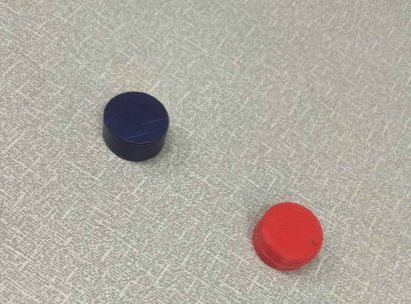
#> input picture image2.png, 411 x 304 px, given in place of the camera
$ python main.py
#> lines starting #> are read from the running program, lines starting #| are printed output that depends on the picture; after the words box and inside, x2 and y2 are one past the last pixel; in counts of white or black regions, pixels touching at a corner belong together
#> further down, img is the input picture: shape (304, 411, 3); mean B, G, R 161.5, 170.5, 176.6
#> `img = cv2.cvtColor(img, cv2.COLOR_BGR2HSV)`: img: shape (304, 411, 3); mean H, S, V 27.8, 25.2, 177.7
import numpy as np
import time
import matplotlib.pyplot as plt
import cv2


#rozmezi barev puku v hsv modrych
low_b = np.array([180, 10, 10])
high_b = np.array([260, 100,100])


low_r = np.array([30,50,100])#deafult 160,50,100
high_r = np.array([190,255,255])


#najde modre puky, a vrati jejich souradnice
def FindBluePucks (image, low, high):
    #color masking
    pucks_cords=[]

    pozicepuku = []

    mask = cv2.inRange(img,low,high)
#> mask: shape (304, 411); every value is 0
    contours, hierarchy = cv2.findContours(mask, cv2.RETR_EXTERNAL, cv2.CHAIN_APPROX_SIMPLE )
#> contours = []
    if len(contours) != 0:
        for contour in contours:
            if cv2.contourArea(contour) > 10000:
                x,y,w,h = cv2.boundingRect(contour)
                p= x,y,w,h
                cv2.rectangle(img, (x,y),(x+w,y+h),(255,255,255),5)
                pozicepuku.append(p)

    i = 0
    for a in pozicepuku:
        x,y,w,h = pozicepuku[i]
        center_x = (x + w/2)
        center_y = (y + h/2)
        print(center_x, center_y)
        cords = center_x,center_y
        pucks_cords.append(cords)
        i = i + 1
    return pucks_cords


def FindRedPucks (image, low, high):
    #color masking
    pucks_cords=[]

    pozicepuku = []

    mask = cv2.inRange(img,low,high)
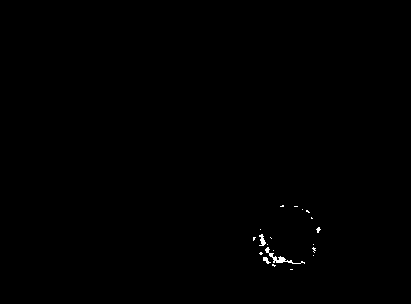
#> mask: shape (304, 411); 0.23% white in thin lines or dots, all inside (x1, y1, x2, y2) = (253, 205, 321, 270)
    contours, hierarchy = cv2.findContours(mask, cv2.RETR_EXTERNAL, cv2.CHAIN_APPROX_SIMPLE )
#> contours = 20 contours, 18 with area under 20; largest, box (x1, y1, x2, y2) and area: (265, 247, 305, 264) 78, (259, 234, 266, 246) 30
    if len(contours) != 0:
        for contour in contours:
            if cv2.contourArea(contour) > 10000:
                x,y,w,h = cv2.boundingRect(contour)
                p= x,y,w,h
                cv2.rectangle(img, (x,y),(x+w,y+h),(0,0,0),5)
                pozicepuku.append(p)
#> this loop made 20 passes
#> contour on passes 1, 4, 6, 9, 10, 11, 14, 16, 18, 19: [[290, 269], [292, 269]], [[313, 255]], [[273, 250]], [[313, 244]], [[267, 244]], [[270, 237], [271, 238]], [[260, 229]], [[311, 217], [311, 218], [312, 218]], [[302, 209]], [[294, 206], [297, 206]]
#> after the loop, pozicepuku = []

    i = 0
    for a in pozicepuku:
        x,y,w,h = pozicepuku[i]
        center_x = (x + w/2)
        center_y = (y + h/2)
        print(center_x, center_y)
        cords = center_x,center_y
        pucks_cords.append(cords)
        i = i + 1
#> this loop made 0 passes
#> after the loop, i = 0; pucks_cords = []
    return pucks_cords


#camera setup
cap = cv2.VideoCapture(0)
cap.set(cv2.CAP_PROP_FOURCC, cv2.VideoWriter_fourcc('M','J','P','G'))
cap.set(3,960) # sirka px
cap.set(4,640) # vyska px


#udela fotku
ret, img = cap.read()
img = cv2.cvtColor(img, cv2.COLOR_BGR2HSV)
FindBluePucks(img,low_b,high_b)
FindRedPucks(img,low_r,high_r)

#toto ukaze fotku
cv2.imshow('image', cv2.cvtColor(img, cv2.COLOR_HSV2BGR))
#odejdu b
cv2.waitKey(0) == ord('b')
cv2.destroyAllWindows()

$ run again, on image3.png
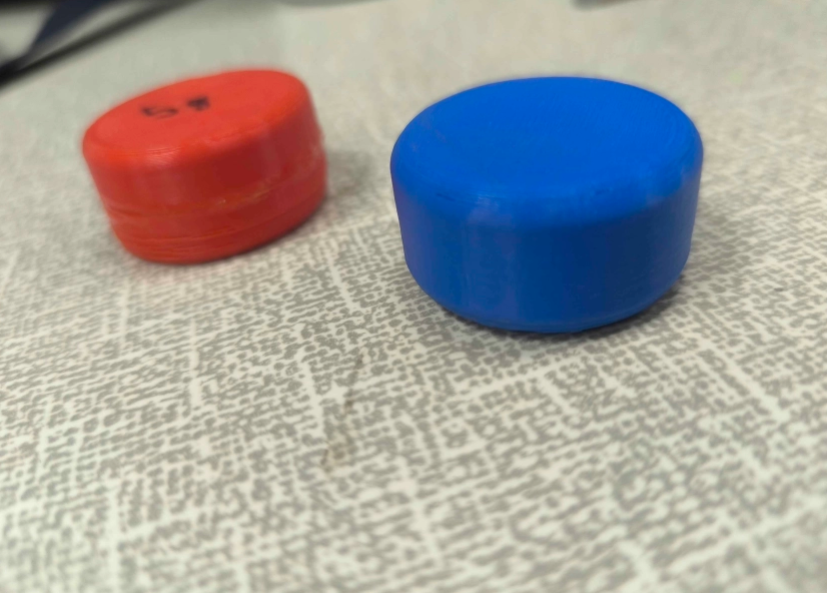
#> input picture image3.png, 827 x 593 px, given in place of the camera
#> img is the input picture: shape (593, 827, 3); mean B, G, R 158.7, 161.6, 163.3
#> in FindBluePucks, `contours, hierarchy = cv2.findContours(mask, cv2.RETR_EXTERNAL, cv2.CH..`: contours = []
#> in FindRedPucks, `mask = cv2.inRange(img,low,high)`:
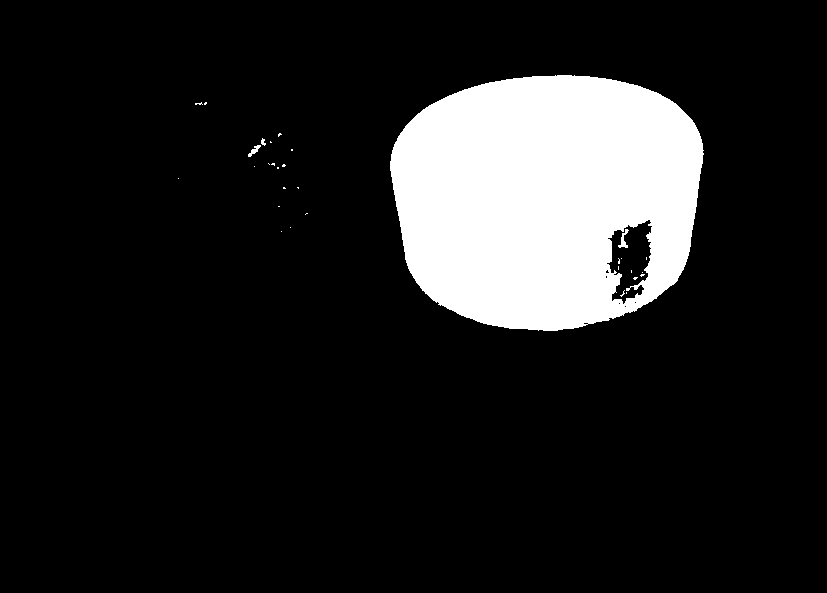
#> mask: shape (593, 827); 13% white; 31 white regions (27 under 20 px)
#> in FindRedPucks, `contours, hierarchy = cv2.findContours(mask, cv2.RETR_EXTERNAL, cv2.CH..`: contours = 20 contours, 18 with area under 20; largest, box (x1, y1, x2, y2) and area: (390, 75, 704, 331) 65596, (248, 145, 261, 157) 42
#> the loop in FindRedPucks, `for contour in contours:` made 20 passes
#> (x, y, w, h) on pass 20: (390, 75, 314, 256)
#> after the loop in FindRedPucks, `for contour in contours:`: pozicepuku = [(390, 75, 314, 256)]
#> the loop in FindRedPucks, `for a in pozicepuku:` made 1 pass
#> (x, y, w, h, center_x, center_y, i) on pass 1: (390, 75, 314, 256, 547, 203, 1)
#> (printed output is left out)
#> after the loop in FindRedPucks, `for a in pozicepuku:`: i = 1; pucks_cords = [(547, 203)]
#> `cv2.imshow('image', cv2.cvtColor(img, cv2.COLOR_HSV2BGR))`:
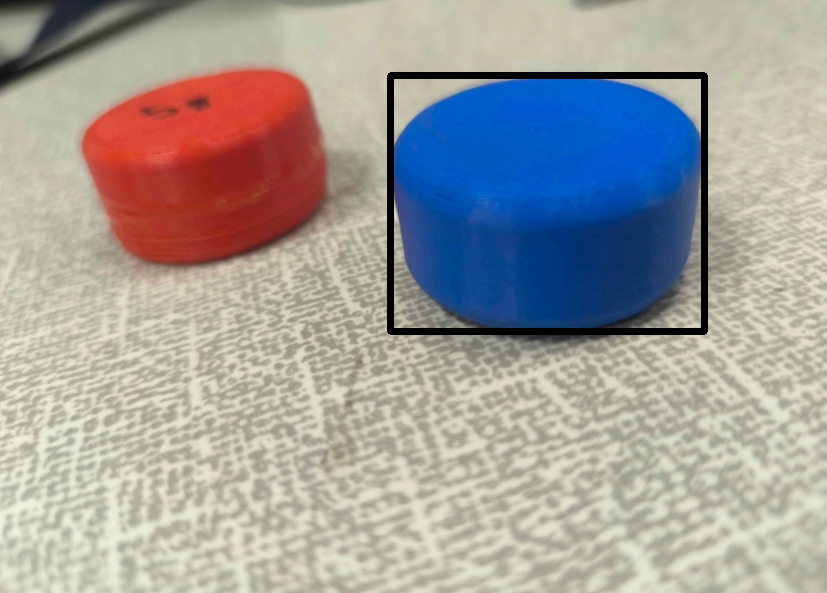
#> window 'image': shape (593, 827, 3); mean B, G, R 155.9, 158.8, 160.7
